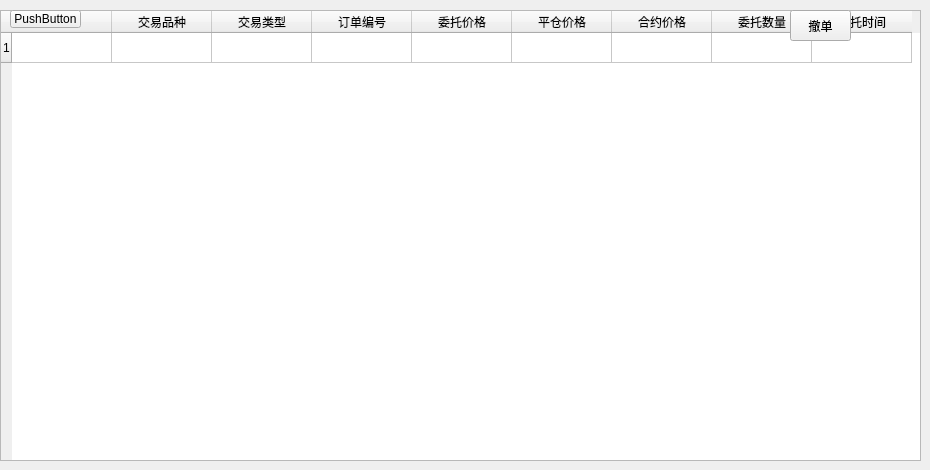
    <widget class="QWidget" name="tab">
     <attribute name="title">
      <string>委托平仓</string>
     </attribute>
     <widget class="QTableWidget" name="tableWidget_7">
      <property name="geometry">
       <rect>
        <x>0</x>
        <y>10</y>
        <width>921</width>
        <height>451</height>
       </rect>
      </property>
      <property name="font">
       <font>
        <pointsize>9</pointsize>
       </font>
      </property>
      <property name="rowCount">
       <number>1</number>
      </property>
      <row/>
      <column>
       <property name="text">
        <string/>
       </property>
      </column>
      <column>
       <property name="text">
        <string>交易品种</string>
       </property>
      </column>
      <column>
       <property name="text">
        <string>交易类型</string>
       </property>
      </column>
      <column>
       <property name="text">
        <string>订单编号</string>
       </property>
      </column>
      <column>
       <property name="text">
        <string>委托价格</string>
       </property>
      </column>
      <column>
       <property name="text">
        <string>平仓价格</string>
       </property>
      </column>
      <column>
       <property name="text">
        <string>合约价格</string>
       </property>
      </column>
      <column>
       <property name="text">
        <string>委托数量</string>
       </property>
      </column>
      <column>
       <property name="text">
        <string>委托时间</string>
       </property>
      </column>
     </widget>
     <widget class="QPushButton" name="pushButton_38">
      <property name="geometry">
       <rect>
        <x>790</x>
        <y>10</y>
        <width>61</width>
        <height>31</height>
       </rect>
      </property>
      <property name="text">
       <string>撤单</string>
      </property>
     </widget>
     <widget class="QPushButton" name="pushButton_10">
      <property name="geometry">
       <rect>
        <x>10</x>
        <y>10</y>
        <width>71</width>
        <height>18</height>
       </rect>
      </property>
      <property name="text">
       <string>PushButton</string>
      </property>
     </widget>
    </widget>
